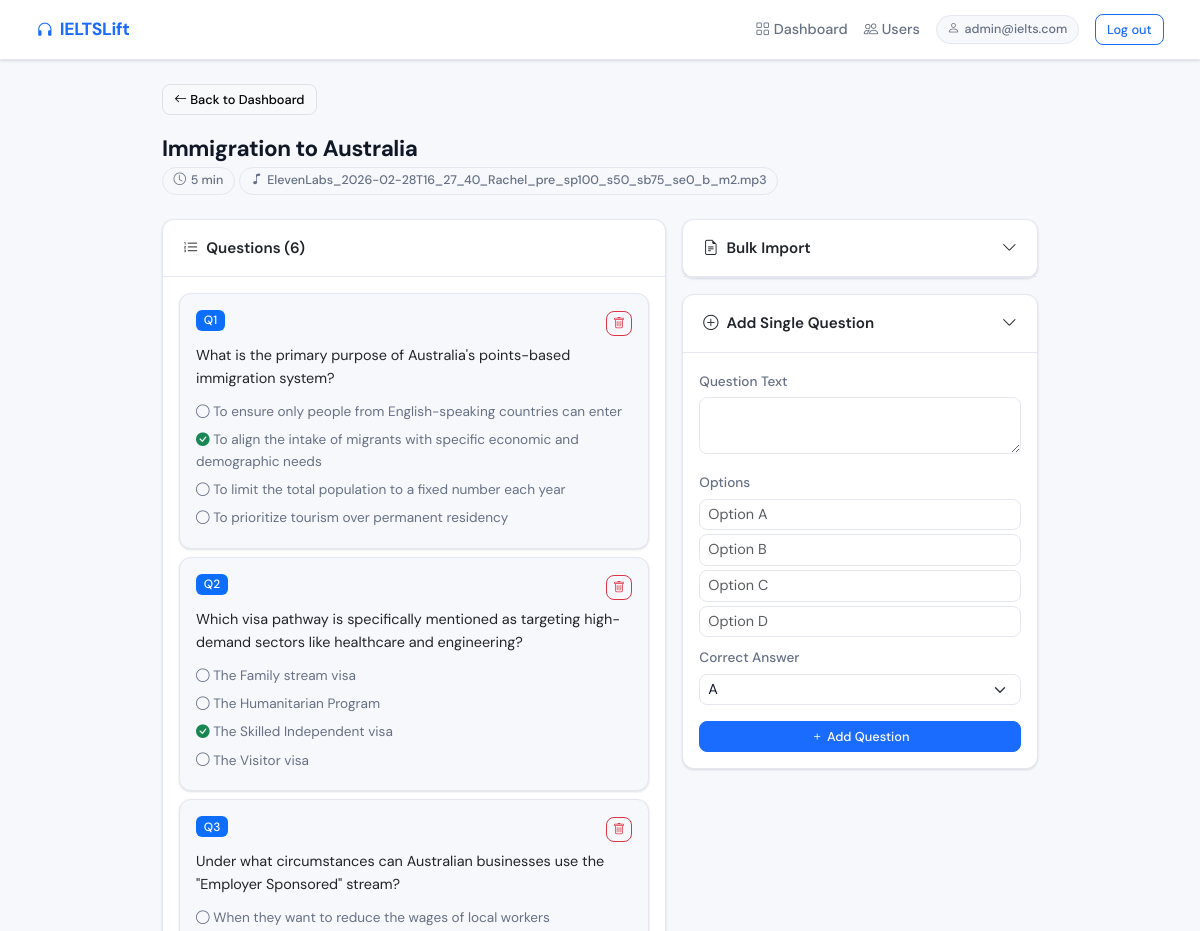
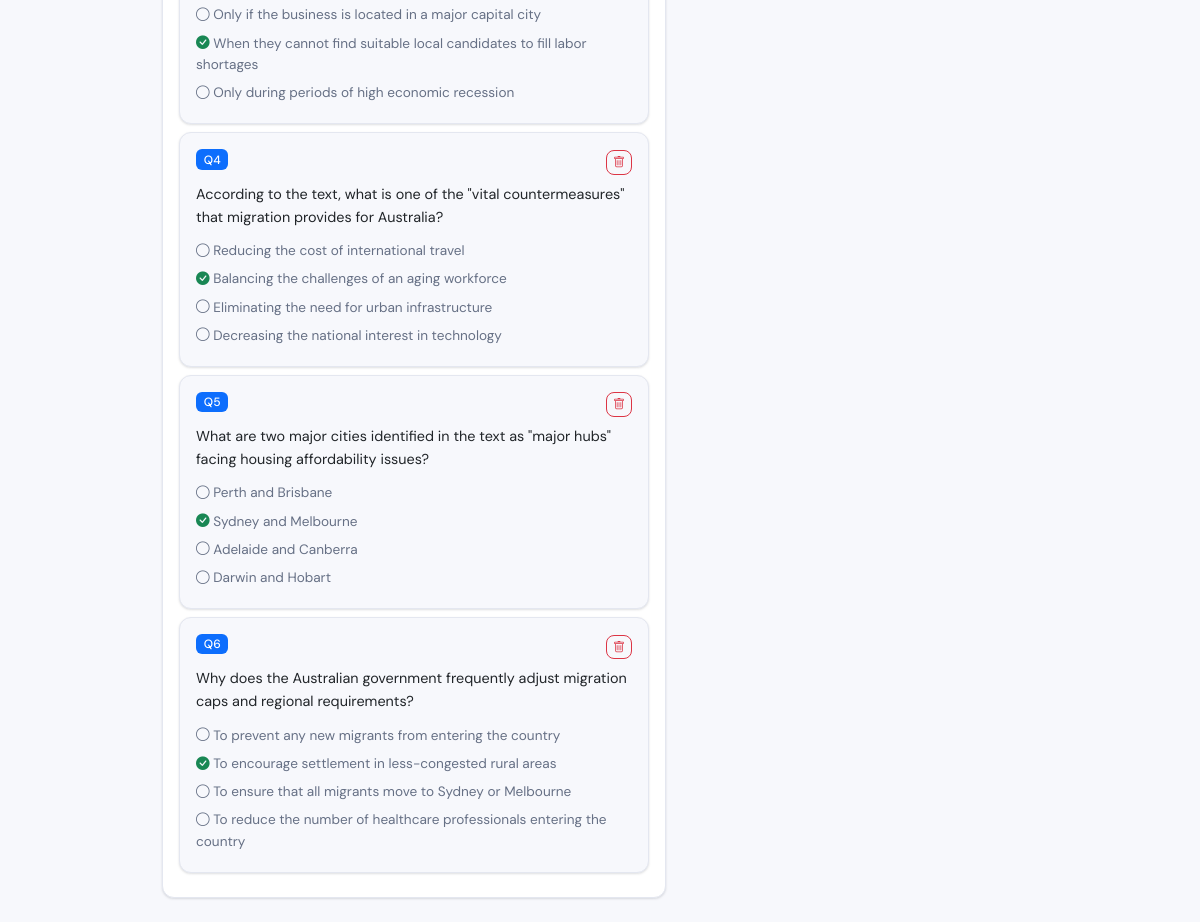
Page /admin/test/2 (signed in) on the committed database (2 pictures, top to bottom).
### tables this page shows
CREATE TABLE tests (
            id INTEGER PRIMARY KEY AUTOINCREMENT,
            title TEXT NOT NULL,
            audio_file TEXT NOT NULL,
            time_limit INTEGER NOT NULL,
            created_at DATETIME DEFAULT CURRENT_TIMESTAMP
        );

CREATE TABLE questions (
            id INTEGER PRIMARY KEY AUTOINCREMENT,
            test_id INTEGER NOT NULL,
            order_no INTEGER NOT NULL,
            question_text TEXT NOT NULL,
            options TEXT NOT NULL,
            correct_option INTEGER NOT NULL,
            FOREIGN KEY(test_id) REFERENCES tests(id)
        );

### app.py (the view, shortened to what this page needs)
@app.route('/admin/test/<int:test_id>', methods=['GET', 'POST'])
@admin_required
def admin_edit_test(test_id):
    conn = get_db()
    test = conn.execute('SELECT * FROM tests WHERE id=?', (test_id,)).fetchone()
    if not test:
        abort(404)
    questions = conn.execute('SELECT * FROM questions WHERE test_id=? ORDER BY order_no', (test_id,)).fetchall()
    conn.close()
    return render_template('admin_edit_test.html', test=test, questions=questions)

### app.py (called while the page is built)
def get_db():
    conn = sqlite3.connect(DB)
    conn.row_factory = sqlite3.Row
    return conn

def admin_required(f):
    from functools import wraps
    @wraps(f)
    def decorated(*args, **kwargs):
        if 'user_id' not in session or not session.get('is_admin'):
            abort(403)
        return f(*args, **kwargs)
    return decorated

@app.template_filter('from_json')
def from_json_filter(value):
    return json.loads(value)

### templates/admin_edit_test.html (shortened to what this page needs)
{% extends "base.html" %}
{% block content %}
<div class="container" style="max-width:900px">
  <div class="mb-4">
    <a href="/admin" class="btn btn-sm btn-light border mb-3"><i class="bi bi-arrow-left"></i> Back to Dashboard</a>
    <div class="page-title">{{ test.title }}</div>
    <div class="page-sub">
      <span class="chip"><i class="bi bi-clock"></i> {{ test.time_limit }} min</span>
      <span class="chip"><i class="bi bi-music-note"></i> {{ test.audio_file }}</span>
    </div>
  </div>
  <div class="row g-3">
    <div class="col-md-7">
      <div class="card">
        <div class="card-header">
          <i class="bi bi-list-ol me-2"></i>Questions ({{ questions|length }})
        </div>
        <div class="p-3">
          {% if questions %}
          {% for q in questions %}
          <div class="card mb-2 p-3" style="background:var(--surface-2); border:1px solid var(--border)">
            <div class="d-flex justify-content-between align-items-start mb-2">
              <span class="badge bg-primary">Q{{ loop.index }}</span>
              <form method="POST" style="display:inline" onsubmit="return confirm('Delete this question?')">
                <button type="submit" class="btn btn-sm btn-outline-danger" style="padding:.15rem .4rem; font-size:.75rem">
                  <i class="bi bi-trash"></i>
                </button>
              </form>
            </div>
            <div class="fw-500 mb-2" style="font-size:.9rem">{{ q.question_text }}</div>
            {% set opts = q.options|from_json %}
            {% for opt in opts %}
            <div style="font-size:.85rem; padding:.2rem 0; color:var(--text-secondary)">
              {% if loop.index0 == q.correct_option %}
              <i class="bi bi-check-circle-fill text-success"></i>
              {% else %}
              <i class="bi bi-circle"></i>
              {% endif %}
              {{ opt }}
            </div>
            {% endfor %}
          </div>
          {% endfor %}
          {% else %}
          <div class="text-center py-4 text-secondary" style="font-size:.9rem">
            No questions yet. Add questions using the forms on the right.
          </div>
          {% endif %}
        </div>
      </div>
    </div>
    <div class="col-md-5">
      <div class="card mb-3">
        <div class="card-header" style="cursor:pointer" data-bs-toggle="collapse" data-bs-target="#bulkImport">
          <i class="bi bi-file-earmark-text me-2"></i>Bulk Import
          <i class="bi bi-chevron-down float-end"></i>
        </div>
      </div>
      <div class="card">
        <div class="card-header" style="cursor:pointer" data-bs-toggle="collapse" data-bs-target="#singleQuestion">
          <i class="bi bi-plus-circle me-2"></i>Add Single Question
          <i class="bi bi-chevron-down float-end"></i>
        </div>
        <div class="collapse show" id="singleQuestion">
          <div class="p-3">
            <form method="POST">
              <div class="mb-3">
                <label style="font-size:.85rem">Question Text</label>
                <textarea name="question_text" class="form-control" rows="2" required></textarea>
              </div>
              <div class="mb-2">
                <label style="font-size:.85rem">Options</label>
                <input type="text" name="opt0" class="form-control form-control-sm mb-1" placeholder="Option A" required/>
                <input type="text" name="opt1" class="form-control form-control-sm mb-1" placeholder="Option B" required/>
                <input type="text" name="opt2" class="form-control form-control-sm mb-1" placeholder="Option C" required/>
                <input type="text" name="opt3" class="form-control form-control-sm mb-1" placeholder="Option D" required/>
              </div>
              <div class="mb-3">
                <label style="font-size:.85rem">Correct Answer</label>
                <select name="correct" class="form-select form-select-sm" required>
                  <option value="0">A</option>
                </select>
              </div>
              <button type="submit" class="btn btn-primary btn-sm w-100">
                <i class="bi bi-plus"></i> Add Question
              </button>
            </form>
          </div>
        </div>
      </div>
    </div>
  </div>
</div>
{% endblock %}

### templates/base.html (style rules this page uses)
:root { --brand: #1a6bff; --brand-light: #e8f0ff; --brand-dark: #0d4fd6; --success: #12b76a; --danger: #f04438; --warning: #f79009; --surface: #ffffff; --surface-2: #f7f8fc; --border: #e4e7f0; --text-primary: #101828; --text-secondary: #667085; --text-muted: #98a2b3; --shadow-sm: 0 1px 3px rgba(16,24,40,.08), 0 1px 2px rgba(16,24,40,.06); --shadow-md: 0 4px 16px rgba(16,24,40,.10); --radius: 12px; --radius-sm: 8px; }
*, *::before, *::after { box-sizing: border-box; }
body { font-family: 'DM Sans', sans-serif; background: var(--surface-2); color: var(--text-primary); min-height: 100vh; font-size: 15px; line-height: 1.6; }
.card { border: 1px solid var(--border); border-radius: var(--radius); box-shadow: var(--shadow-sm); background: var(--surface); }
.card-header { background: transparent; border-bottom: 1px solid var(--border); font-weight: 600; font-size: .95rem; padding: 1rem 1.25rem; }
.btn { font-weight: 500; border-radius: var(--radius-sm); font-size: .875rem; }
.btn-primary { background: var(--brand); border-color: var(--brand); }
.btn-sm { padding: .3rem .7rem; font-size: .8rem; }
.form-control, .form-select { border-radius: var(--radius-sm); border: 1px solid var(--border); font-family: inherit; font-size: .9rem; color: var(--text-primary); transition: border .15s, box-shadow .15s; }
label { font-weight: 500; font-size: .85rem; color: var(--text-secondary); margin-bottom: .3rem; }
.badge { font-weight: 500; font-size: .75rem; border-radius: 6px; }
.page-title { font-weight: 700; font-size: 1.4rem; letter-spacing: -.4px; }
.page-sub { color: var(--text-secondary); font-size: .9rem; }
.chip { display: inline-flex; align-items: center; gap: .3rem; background: var(--surface-2); border: 1px solid var(--border); border-radius: 99px; padding: .2rem .65rem; font-size: .78rem; font-weight: 500; color: var(--text-secondary); }

### rows in the picture
tests: title "Immigration to Australia", time_limit "5", audio_file "ElevenLabs_2026-02-28T16_27_40_Rachel_pre_sp100_s50_sb75_se0_b_m2.mp3"
questions: question_text "What is the primary purpose of Australia's points-based immigration system?", opts "To ensure only people from English-speaking countries can enter" "To align the intake of migrants with specific economic and demographic needs" "To limit the total population to a fixed number each year" "To prioritize tourism over permanent residency"
questions: question_text "Which visa pathway is specifically mentioned as targeting high-demand sectors like healthcare and engineering?", opts "The Family stream visa" "The Humanitarian Program" "The Skilled Independent visa" "The Visitor visa"
questions: question_text "Under what circumstances can Australian businesses use the \"Employer Sponsored\" stream?", opts "When they want to reduce the wages of local workers" "Only if the business is located in a major capital city" "When they cannot find suitable local candidates to fill labor shortages" "Only during periods of high economic recession"
questions: question_text "According to the text, what is one of the \"vital countermeasures\" that migration provides for Australia?", opts "Reducing the cost of international travel" "Balancing the challenges of an aging workforce" "Eliminating the need for urban infrastructure" "Decreasing the national interest in technology"
questions: question_text "What are two major cities identified in the text as \"major hubs\" facing housing affordability issues?", opts "Perth and Brisbane" "Sydney and Melbourne" "Adelaide and Canberra" "Darwin and Hobart"
questions: question_text "Why does the Australian government frequently adjust migration caps and regional requirements?", opts "To prevent any new migrants from entering the country" "To encourage settlement in less-congested rural areas" "To ensure that all migrants move to Sydney or Melbourne" "To reduce the number of healthcare professionals entering the country"

### other values in the picture
{{ session.email }} "admin@ielts.com"
{{ questions|length }} "6"
